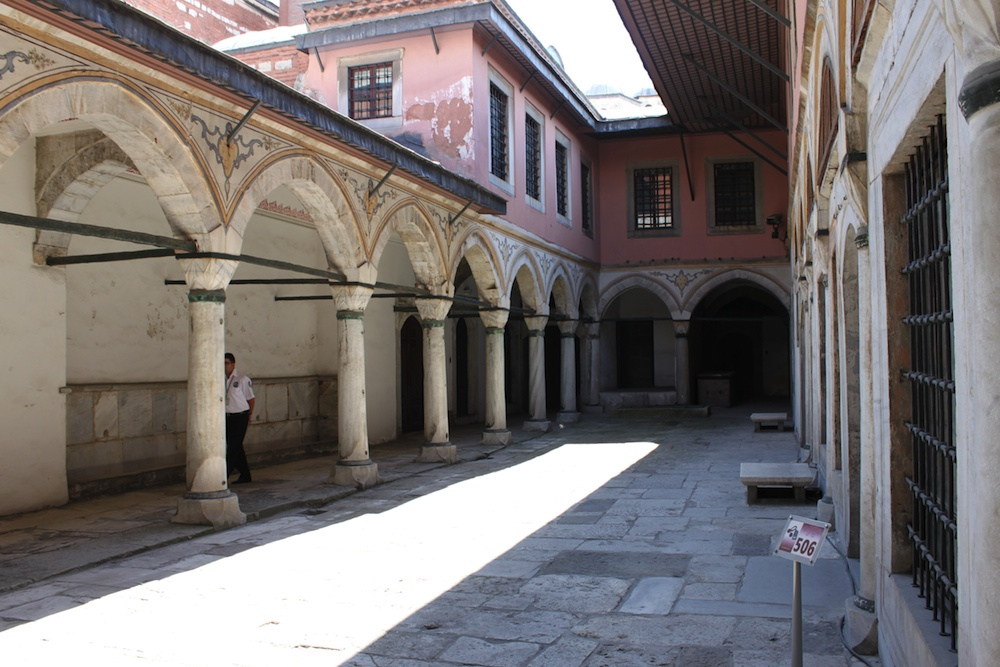
#> input picture test_im3.jpg, 1000 x 667 px, given in place of test_im3.bmp, which was not available
$ jupyter execute --allow-errors Criminisi_Object_Removal.ipynb
#> lines starting #> are read from the running program, lines starting #| are printed output that depends on the picture; pictures that were not available may be replaced by others from this repository, and a replacement may not be noted
#> further down, RGB_img1 is the input picture: shape (667, 1000, 3); mean R, G, B 120.3, 114.9, 114.2
#> `img1 = img_as_float(color.rgb2gray(RGB_img1))`:
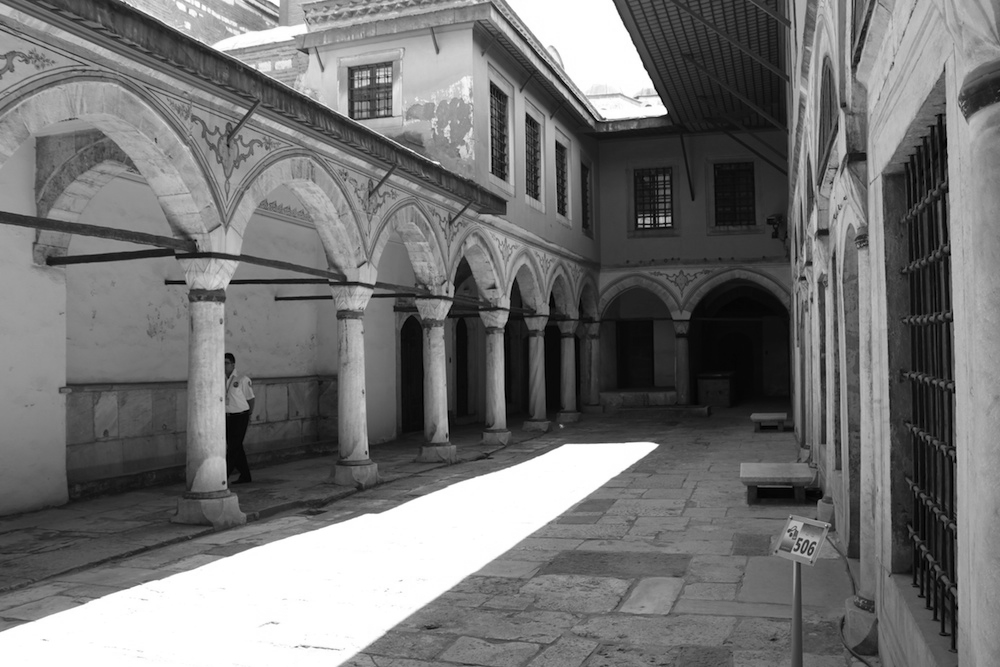
#> img1: shape (667, 1000) float64; min 0, max 1, mean 0.455
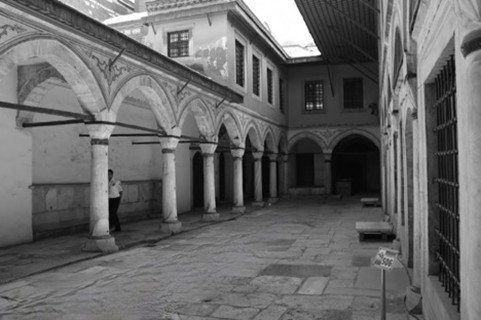
#> input picture test_crimi_question3-path.jpg, 481 x 320 px, given in place of mask3.bmp, which was not available
#> further down, RGB_mask is the input picture: shape (320, 481, 3); mean R, G, B 103.8, 103.8, 103.8
[cell 1]
import numpy as np
from scipy import spatial
from scipy.ndimage import gaussian_filter, sobel
import matplotlib.pyplot as plt
from matplotlib import cm
from skimage import data, color, img_as_float, io
from skimage.morphology import erosion, disk
import time
from math import *
from google.colab import drive
import copy
drive.mount('/content/gdrive')

[cell 2]
def get_patches(img, points, size_w):
#> called with size_w = 11
    patches=[]
    img3=np.lib.pad(img, ((size_w//2, size_w//2),(size_w//2,size_w//2)), 'edge')
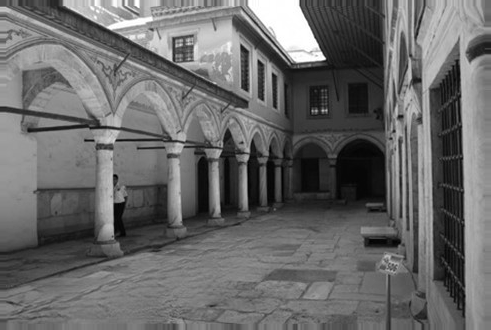
#> img3: shape (330, 491) float64; min 0, max 1, mean 0.411
    for i in points:
        patches.append(np.array(img3[i[0]:i[0]+2*size_w//2, i[1]:i[1]+2*size_w//2].flatten()))
#> after the loop, patches = 1 item

    return patches

[cell 3]
def similarity(sim, patches1, patches2, maskinv, corner_pos1,corner_pos2):

    patches2 = [x*maskinv for x in patches2]

    patches1=patches1*maskinv
    matchall=spatial.distance.cdist(patches1, patches2, sim)

    match=[]
    for i in range(matchall.shape[0]):
        match.append((corner_pos1, corner_pos2[np.argmin(matchall[i])]))

    return match

[cell 4]
def calc_pivot(border_I, confidence, newImg):
    for idx, i in enumerate(border_I):
        blurredpatch=get_patches(imgblur, [i], size_w)[0].reshape((size_w,size_w))
        patchmask=get_patches(masknew, [i], size_w)[0].reshape((size_w,size_w))
        dx = sobel(blurredpatch, axis=0)
        dy = -sobel(blurredpatch, axis=1)
        nx = sobel(patchmask, axis=0)
        ny = sobel(patchmask, axis=1)

        mod = np.sqrt(dx ** 2 + dy ** 2)
        modI=(np.unravel_index(mod.argmax(), mod.shape))

        v1=np.array([dx[modI[0],modI[1]],dy[modI[0],modI[1]]])
        v2=np.array([ny[halfWindowSize,halfWindowSize],nx[halfWindowSize,halfWindowSize]]).T

        D = abs(np.dot(v1,v2/np.linalg.norm(v2)))
        D /= (sqrt(dy[modI[0], modI[1]] ** 2 + dx[modI[0], modI[1]] ** 2) *
        sqrt(nx[halfWindowSize,halfWindowSize] ** 2 + ny[halfWindowSize,halfWindowSize] ** 2))

        border_C[idx]=confidence[i[0],i[1]]*D

    indx=np.argmax(border_C)
    maxI = border_I[indx]
    return maxI

#> (a cell that did not finish here is left out)

#> the loop in get_patches (call 2), `for i in points:` made 1 pass
#> i on pass 1: (15, 20)
#> `patchesIndex = [(ix,iy) for ix, row in enumerate(newImg) for iy, i in ..`: patchesIndex = 25032 items
#> `confidence = 1. - masknew.copy()`:
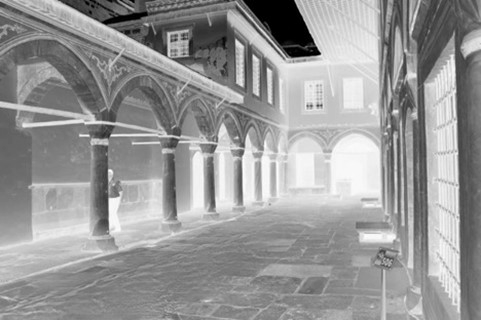
#> confidence: shape (320, 481) float64; min 0, max 1, mean 0.593
#> `border = masknew - erosion(masknew, disk(1))`:
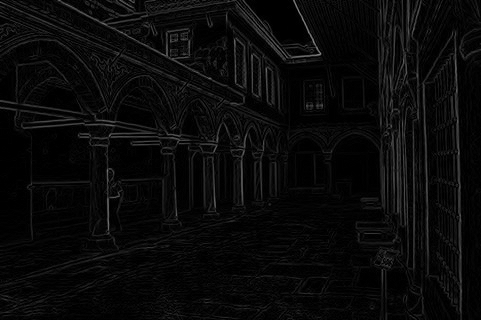
#> border: shape (320, 481) float64; min 0, max 0.537, mean 0.0391
#> `border_I =  [(ix,iy) for ix, row in enumerate(border) for iy, i in enu..`: border_I = []
            patches = get_patches(newImg, patchesIndex, size_w)

            confidence = 1. - masknew.copy()

            border = masknew - erosion(masknew, disk(1))
            border_I =  [(ix,iy) for ix, row in enumerate(border) for iy, i in enumerate(row) if i==1]
            border_C=[0] * len(border_I)


            for idx, i in enumerate(border_I):
                confidence[i[0],i[1]]=sum(get_patches(confidence, [i], size_w)[0])/size_w**2

            while (masknew==1).sum()>0 :
                border = masknew - erosion(masknew, disk(1))
                border_I = [(ix,iy) for ix, row in enumerate(border) for iy, i in enumerate(row) if i==1 ]
                border_C = [0] * len(border_I)

                pivotI = calc_pivot(border_I, confidence, newImg)


                pivotPatch = get_patches(newImg, [pivotI], size_w)

                maskpatch = -(get_patches(masknew, [pivotI], size_w)[0]-1)
                match = similarity('euclidean', pivotPatch, patches, maskpatch, pivotI, patchesIndex)

                pivotI_xmin=match[0][0][0]-halfWindowSize
                pivotI_xmax=match[0][0][0]+halfWindowSize
                pivotI_ymin=match[0][0][1]-halfWindowSize
                pivotI_ymax=match[0][0][1]+halfWindowSize

                match_xmin=match[0][1][0]-halfWindowSize
                match_xmax=match[0][1][0]+halfWindowSize
                match_ymin=match[0][1][1]-halfWindowSize
                match_ymax=match[0][1][1]+halfWindowSize

                if pivotI_xmin < 0:
                    newImg[0:pivotI_xmax, pivotI_ymin:pivotI_ymax]=newImg[match_xmin-pivotI_xmin:match_xmax, match_ymin:match_ymax]
                    masknew[0:pivotI_xmax, pivotI_ymin:pivotI_ymax]=0
                elif pivotI_ymin < 0:
                    newImg[pivotI_xmin:pivotI_xmax, 0:pivotI_ymax]=newImg[match_xmin:match_xmax, match_ymin-pivotI_ymin:match_ymax]
                    masknew[pivotI_xmin:pivotI_xmax, 0:pivotI_ymax]=0
                elif pivotI_xmax > max_x_shape:
                    newImg[pivotI_xmin:max_x_shape, pivotI_ymin:pivotI_ymax]=newImg[match_xmin:match_xmax-pivotI_xmax+max_x_shape, match_ymin:match_ymax]
                    masknew[pivotI_xmin:max_x_shape, pivotI_ymin:pivotI_ymax]=0
                elif pivotI_ymax > max_y_shape:
                    newImg[pivotI_xmin:pivotI_xmax, pivotI_ymin:pivotI_ymax]=newImg[match_xmin:match_xmax, match_ymin:match_ymax-pivotI_ymax+max_y_shape]
                    masknew[pivotI_xmin:pivotI_xmax, pivotI_ymin:pivotI_ymax]=0
                else:
                    newImg[pivotI_xmin:pivotI_xmax, pivotI_ymin:pivotI_ymax]=newImg[match_xmin:match_xmax, match_ymin:match_ymax]
                    masknew[pivotI_xmin:pivotI_xmax, pivotI_ymin:pivotI_ymax]=0

                pivotI_xmin = match[0][0][0]-halfWindowSize
                pivotI_xmax = match[0][0][0]+halfWindowSize
                pivotI_ymin = match[0][0][1]-halfWindowSize
                pivotI_ymax = match[0][0][1]+halfWindowSize

                match_xmin = match[0][1][0]-halfWindowSize
                match_xmax = match[0][1][0]+halfWindowSize
                match_ymin = match[0][1][1]-halfWindowSize
                match_ymax = match[0][1][1]+halfWindowSize
                if pivotI_xmin < 0:
                    confidence[0:pivotI_xmax, pivotI_ymin:pivotI_ymax]=confidence[match_xmin-pivotI_xmin:match_xmax, match_ymin:match_ymax]
                elif pivotI_ymin < 0:
                    confidence[pivotI_xmin:pivotI_xmax, 0:pivotI_ymax]=confidence[match_xmin:match_xmax, match_ymin-pivotI_ymin:match_ymax]
                elif pivotI_xmax > max_x_shape:
                    confidence[pivotI_xmin:max_x_shape, pivotI_ymin:pivotI_ymax]=newImg[match_xmin:match_xmax-pivotI_xmax+max_x_shape, match_ymin:match_ymax]
                elif pivotI_ymax > max_y_shape:
                    confidence[pivotI_xmin:pivotI_xmax, pivotI_ymin:pivotI_ymax]=newImg[match_xmin:match_xmax, match_ymin:match_ymax-pivotI_ymax+max_y_shape]
                else:
                    confidence[pivotI_xmin:pivotI_xmax, pivotI_ymin:pivotI_ymax]=confidence[match_xmin:match_xmax, match_ymin:match_ymax]

            print("--- %s seconds ---" % (time.time() - start_time))
            io.imsave(img_names.split('.')[0]+"Criminisi.bmp", newImg)
